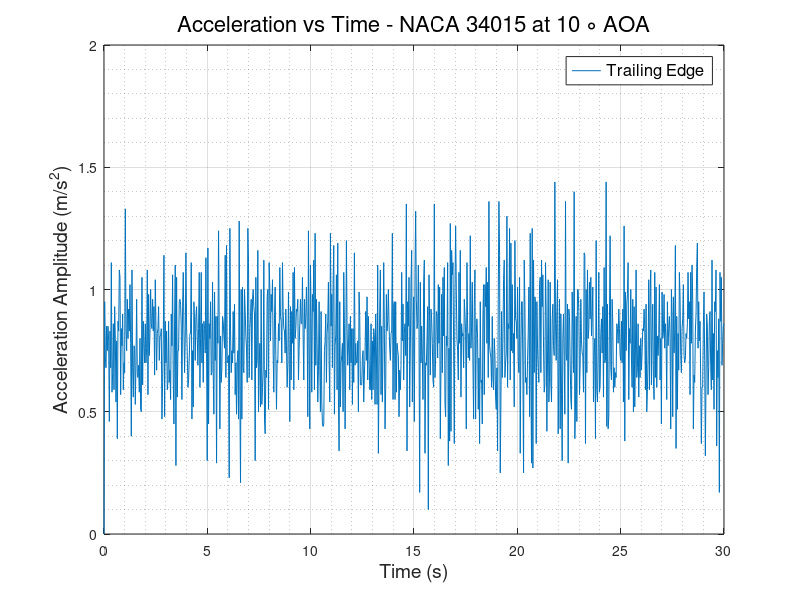
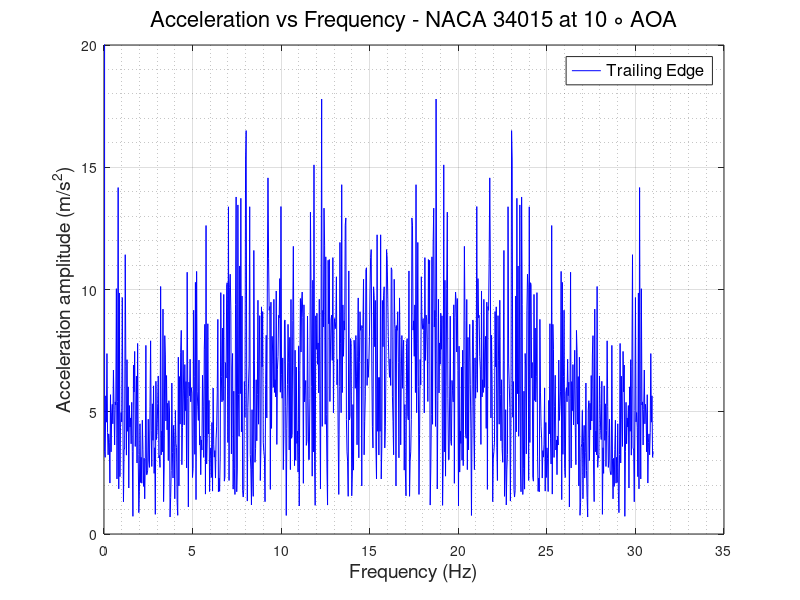

Reproduce these figures in MATLAB, in order.
clc
clear
close all
%% READING ACCELEROMETER DATA and defining Variables
                        % TRAILING EDGE %
data   = xlsread('TE_700rpm.csv');
TE_time   = data(:,1);
TE_X_acc  = data(:,2);
TE_Y_acc  = data(:,3);
TE_Z_acc  = data(:,4);
TE_R_acc  = sqrt(TE_X_acc.^2 + TE_Y_acc.^2 + TE_Z_acc.^2);
% plot(TE_time,TE_R_acc)
N      = numel(TE_time);
Ts     = abs(diff(TE_time(1:2)));
fs     = 1/Ts;
f_axis = [0:N-1]*fs/N;
A_freq_TE = fft(TE_Z_acc);
figure(1)
plot(TE_time, TE_Z_acc)
grid on
grid minor
xlabel('Time (s)','FontSize',14,'FontWeight','normal')
ylabel('Acceleration Amplitude (m/s^2)','FontSize',14,'FontWeight','normal')
legend ('Trailing Edge','FontSize',12,'FontWeight','normal')
title('Acceleration vs Time - NACA 34015 at 10 \circ AOA','FontSize',16,'FontWeight','normal')
ylim([0 2])
figure(2)
plot(f_axis,abs(A_freq_TE),'-b','LineWidth',0.5)
grid on 
grid minor
ylabel('Acceleration amplitude (m/s^2)','FontSize',14,'FontWeight','normal')
xlabel('Frequency (Hz)','FontSize',14,'FontWeight','normal')
ylim([0 20])
legend ('Trailing Edge','FontSize',12,'FontWeight','normal')
title('Acceleration vs Frequency - NACA 34015 at 10 \circ AOA','FontSize',16,'FontWeight','normal')
